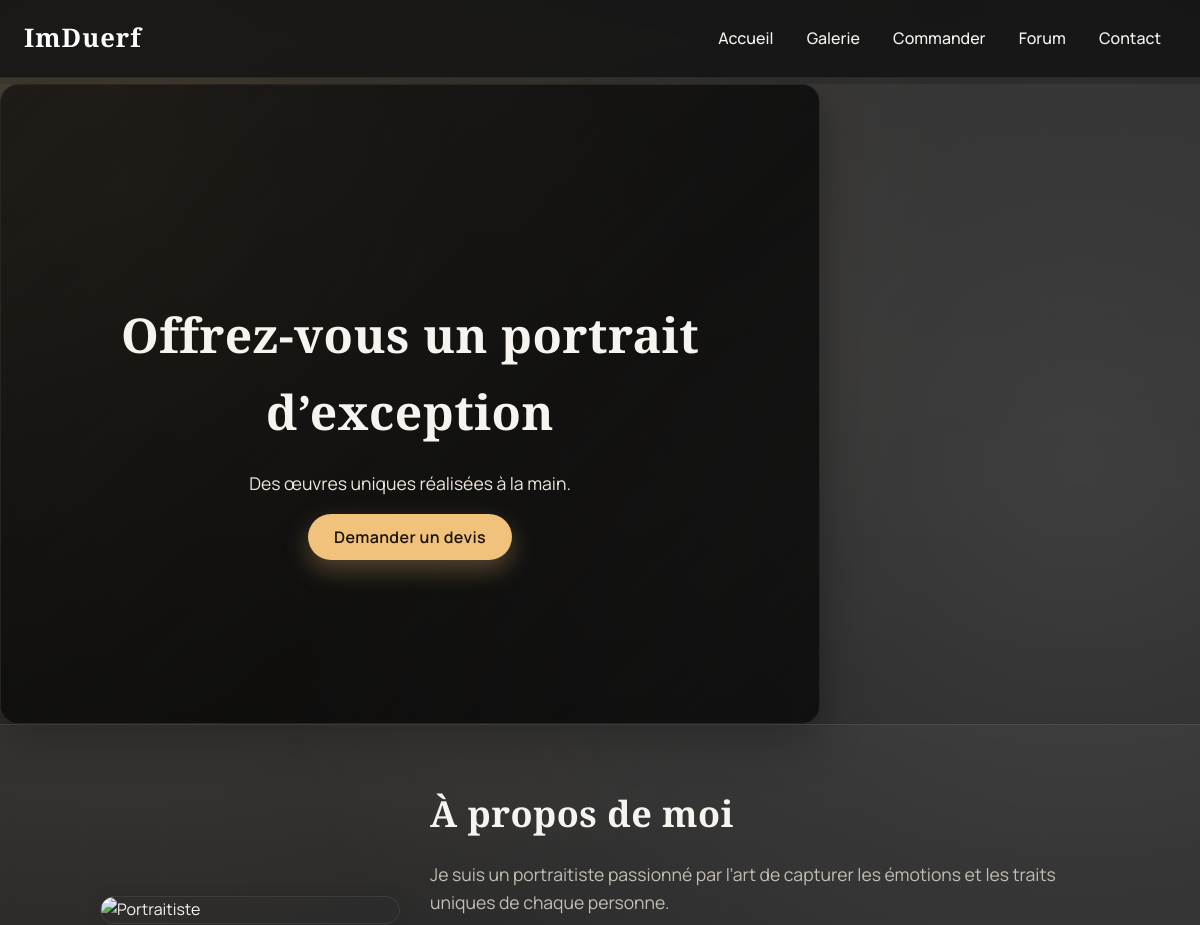
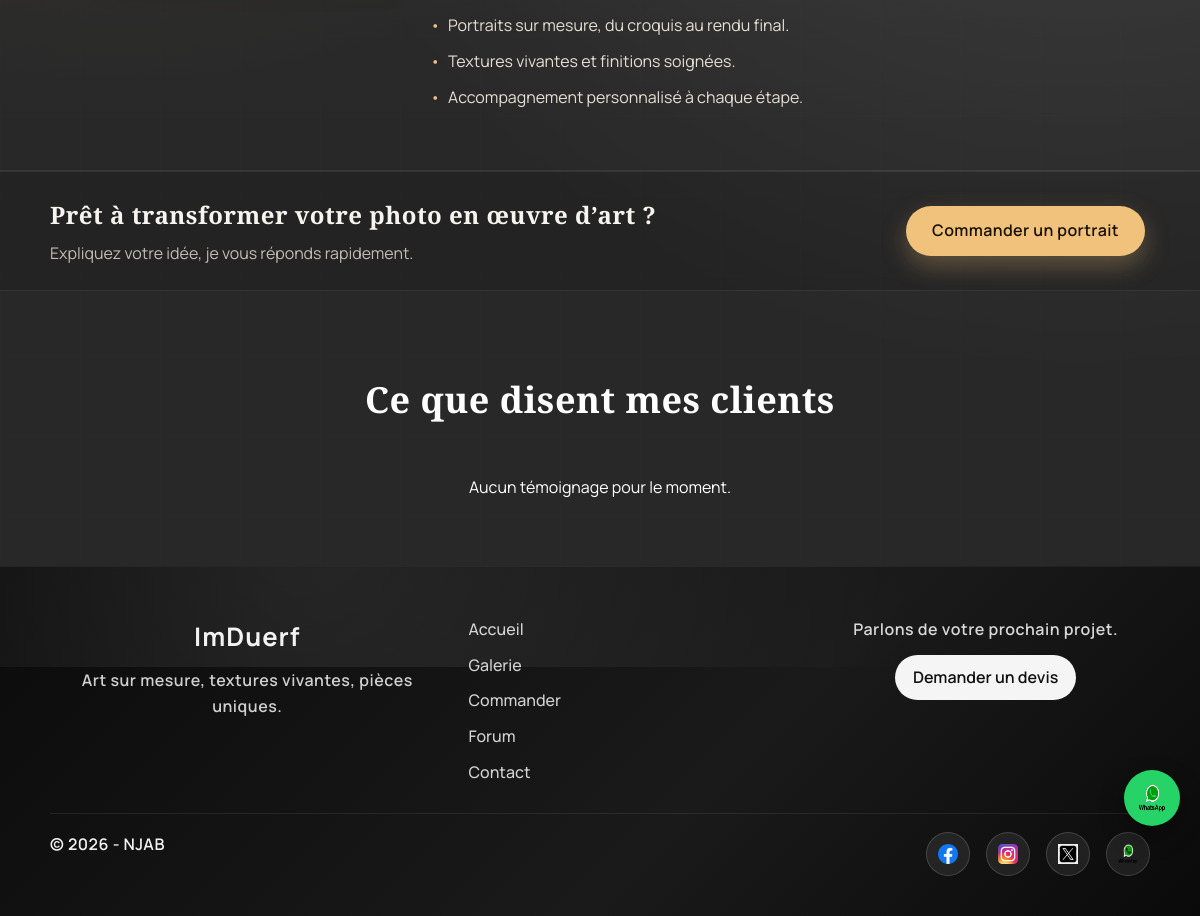
The page / on the database its author committed (2 pictures, top to bottom).
### portfolio/models.py (models this page shows, shortened)
class PageAccueil(models.Model):
    titre_slide_1 = models.CharField(max_length=200, default="Offrez-vous un portrait d’exception")
    texte_slide_1 = models.TextField(default="Des œuvres uniques réalisées à la main.")
    titre_slide_2 = models.CharField(max_length=200, default="Des portraits faits avec passion")
    texte_slide_2 = models.TextField(default="Capturer l’essence de chaque regard.")
    image_accueil = CloudinaryField('Image d\'accueil', blank=True, null=True)
    image_profil = CloudinaryField('Image de profil', blank=True, null=True)

### portfolio/views.py (the view)
# urls.py: 2. Add a URL to urlpatterns:  path('', views.home, name='home')
def home(request):
    contenu = PageAccueil.objects.first()
    return render(request, 'home.html', {
        'contenu': contenu,
    })

### portfolio/context_processors.py (called while the page is built)
def testimonials_context(request):
    return {
        'testimonials': Testimonial.objects.all()
    }

### templates/home.html (shortened to what this page needs)
{% extends 'base.html' %}
{% load static %}
{% block content %}
<section class="slider">
    <div class="overlay">
        <div class="slides">
            <div class="slide active">
                <h1>{{ contenu.titre_slide_1 }}</h1>
                <p>{{ contenu.texte_slide_1 }}</p>
                <a href="{% url 'commander' %}" class="btn-primary">Demander un devis</a>
            </div>
        </div>
    </div>
</section>
<section class="about">
    <div class="about-content">
        {% if contenu and contenu.image_profil %}
            <img src="{{ contenu.image_profil.url }}" alt="Portraitiste">
        {% endif %}
        <div class="about-text">
            <h2>À propos de moi</h2>
            <p>Je suis un portraitiste passionné par l’art de capturer les émotions et les traits uniques de chaque personne.</p>
            <ul class="about-highlights">
                <li>Portraits sur mesure, du croquis au rendu final.</li>
                <li>Textures vivantes et finitions soignées.</li>
                <li>Accompagnement personnalisé à chaque étape.</li>
            </ul>
        </div>
    </div>
</section>
{% endblock %}

### static/css/style.css (style rules this page uses)
.btn-primary, .btn-secondary { padding: 10px 20px; border: none; text-decoration: none; border-radius: 5px; margin: 5px; font-weight: bold; }
.btn-primary { background-color: #28a745; color: white; }
.overlay { position: absolute; top: 0; left: 0; width: 100%; height: 100%; background: rgba(0,0,0,0.5); display: flex; align-items: center; justify-content: center; flex-direction: column; }
.slides { position: relative; width: 100%; text-align: center; }
.slide { display: none; width: 100%; opacity: 0; transition: opacity 1s ease-in-out; }
.slide.active { opacity: 1; display: block; }
.about { padding: 60px 20px; background-color: white; position: relative; z-index: 0; margin-top: 0; }
.about-content { max-width: 1000px; margin: auto; display: flex; flex-wrap: wrap; align-items: center; gap: 30px; }
.about-content img { width: 300px; border-radius: 10px; box-shadow: 0 0 15px rgba(0,0,0,0.1); }
.about-text { flex: 1; }
.about-text h2 { font-size: 2em; margin-bottom: 15px; }
.about-text p { font-size: 1.1em; line-height: 1.6; }
.btn-primary, .btn-secondary, .btn-outline-danger { padding: 12px 25px; border: none; text-decoration: none; border-radius: 5px; margin: 5px; font-weight: bold; box-shadow: 0 4px 6px rgba(0,0,0,0.2); transition: transform 0.3s, box-shadow 0.3s; }
:root { --bg: #161616; --bg-alt: #222222; --card: #2a2a2a; --text: #f7f4ef; --muted: #c3bdb3; --accent: #f0c27b; --accent-strong: #ffd08a; --line: rgba(255, 255, 255, 0.08); --shadow: 0 18px 40px rgba(0, 0, 0, 0.35); --font-body: "Manrope", "Segoe UI", sans-serif; --font-display: "Playfair Display", "Times New Roman", serif; }
*, *::before, *::after { box-sizing: border-box; }
body { margin: 0; font-family: var(--font-body); color: var(--text); background: radial-gradient(circle at 10% 10%, rgba(240, 194, 123, 0.18), transparent 42%), radial-gradient(circle at 90% 25%, rgba(255, 255, 255, 0.12), transparent 48%), var(--bg); line-height: 1.6; }
body::before { content: ""; position: fixed; inset: 0; background-image: linear-gradient(rgba(255, 255, 255, 0.03) 1px, transparent 1px), linear-gradient(90deg, rgba(255, 255, 255, 0.03) 1px, transparent 1px); background-size: 80px 80px; opacity: 0.25; pointer-events: none; z-index: -1; }
h1, h2, h3 { font-family: var(--font-display); letter-spacing: 0.5px; }
a { color: var(--text); }
img { max-width: 100%; height: auto; display: block; }
section { padding: 0px 30px; background: rgba(255, 255, 255, 0.04); }
section:nth-of-type(even) { background: rgba(255, 255, 255, 0.08); }
.slider { min-height: 80vh; position: relative; display: flex; align-items: center; justify-content: center; text-align: center; padding: 0 20px; }
.overlay { background: linear-gradient(135deg, rgba(0, 0, 0, 0.55) 0%, rgba(8, 8, 8, 0.8) 60%, rgba(0, 0, 0, 0.65) 100%); padding: 70px 40px; border: 1px solid var(--line); border-radius: 18px; box-shadow: var(--shadow); max-width: 820px; width: 100%; }
.slides h1 { font-size: clamp(2.2rem, 4vw, 3.6rem); margin-bottom: 16px; }
.slides p { font-size: 1.1rem; color: #efe7dc; margin-bottom: 28px; }
.btn, .btn-primary, .btn-secondary, .btn-outline-danger { padding: 12px 26px; border-radius: 999px; font-weight: 600; letter-spacing: 0.4px; transition: transform 0.2s ease, box-shadow 0.2s ease, background 0.2s ease; }
.btn-primary { background: var(--accent); color: #1a1208; box-shadow: 0 10px 24px rgba(210, 166, 107, 0.35); }
.about { background: var(--bg-alt); border-top: 1px solid var(--line); border-bottom: 1px solid var(--line); }
.about-content img { border-radius: 16px; border: 1px solid rgba(255, 255, 255, 0.08); }
.about-text h2 { margin-top: 0; font-size: clamp(2rem, 3vw, 2.6rem); }
.about-text p { color: var(--muted); }
.about-highlights { list-style: none; padding: 0; margin: 22px 0 0; display: grid; gap: 10px; }
.about-highlights li { padding-left: 18px; position: relative; color: #e7dfd3; }
.about-highlights li::before { content: "•"; position: absolute; left: 0; color: var(--accent); }

### rows shown on the page
PageAccueil: titre_slide_1 "Offrez-vous un portrait d’exception", texte_slide_1 "Des œuvres uniques réalisées à la main."
